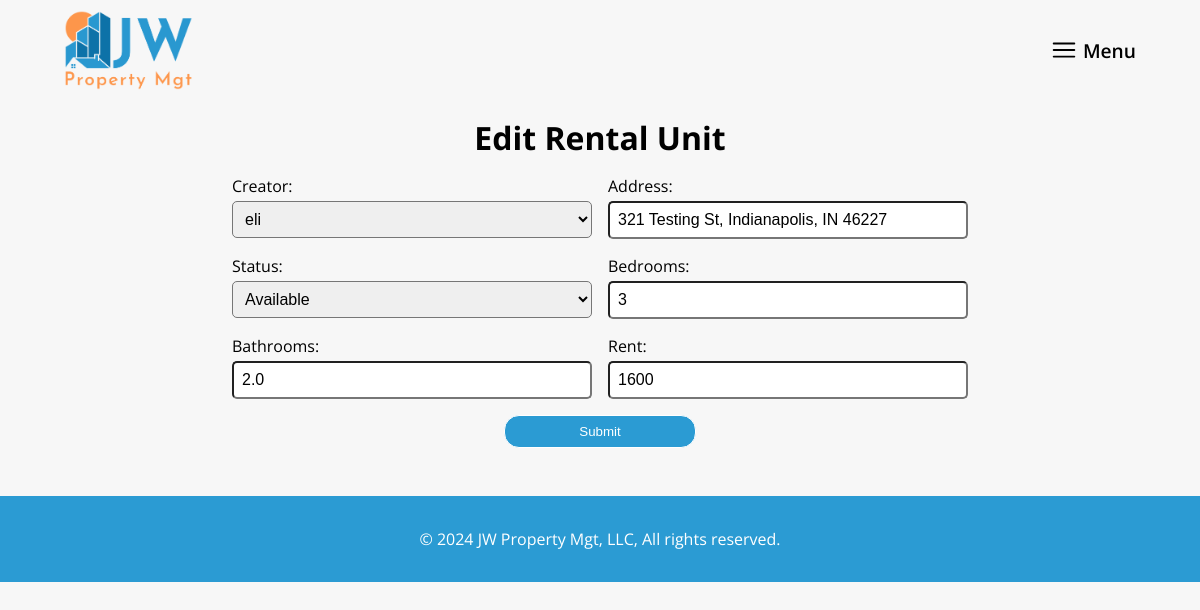
The page /edit_unit/1/ (signed in) on the database as committed earlier.
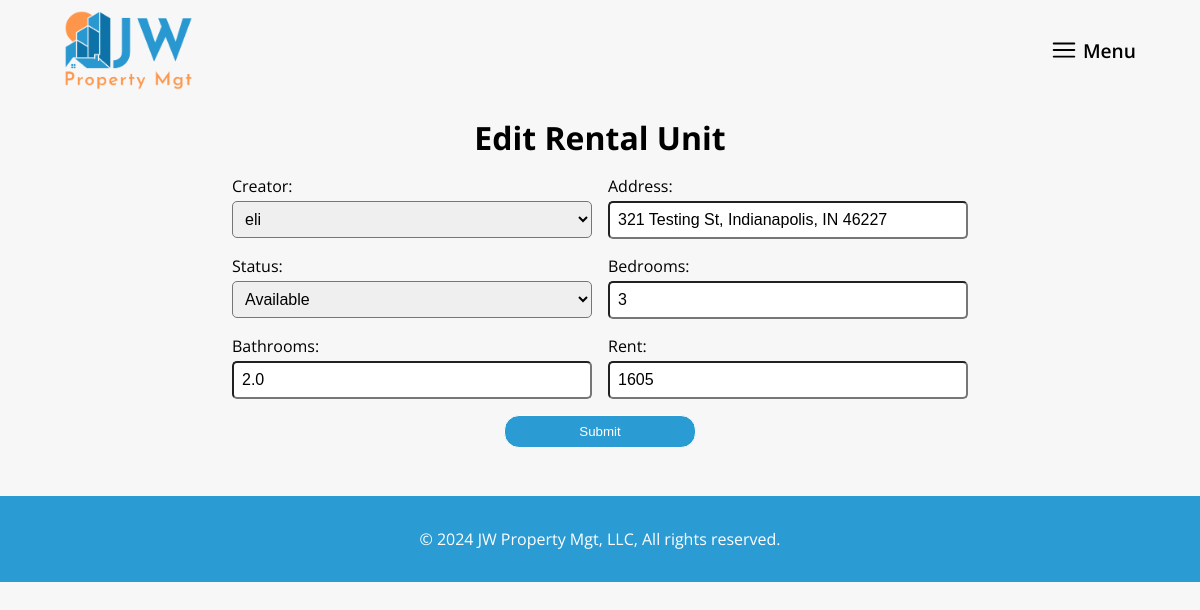
The same page on the database as committed later.
### mainsite/models.py (models this page shows, shortened)
class Unit(models.Model):
    STATUS_CHOICES = [
        ('available', 'Available'),
        ('rented', 'Rented'),
        ('pending', 'Pending'),
    ]
    creator = models.ForeignKey(settings.AUTH_USER_MODEL, on_delete=models.CASCADE)
    address = models.CharField(max_length=200)
    status = models.CharField(max_length=20, choices=STATUS_CHOICES, default='available')
    bedrooms = models.IntegerField()
    bathrooms = models.IntegerField()  # Change to IntegerField
    rent = models.IntegerField()
    created_date = models.DateTimeField(default=timezone.now)
    published_date = models.DateTimeField(default=timezone.now)

### mainsite/views.py (the view)
# urls.py: path('edit_unit/<int:unit_id>/', views.edit_unit, name='edit_unit'),
@login_required
def edit_unit(request, unit_id):
    unit = get_object_or_404(Unit, pk=unit_id)
    if request.method == 'POST':
        form = UnitForm(request.POST, instance=unit)
        if form.is_valid():
            form.save()
            return redirect('dashboard')
    else:
        form = UnitForm(instance=unit)
    return render(request, 'edit_unit.html', {'form': form, 'unit': unit})

### mainsite/forms.py
class UnitForm(forms.ModelForm):
    class Meta:
        model = Unit
        fields = ('creator', 'address', 'status', 'bedrooms', 'bathrooms', 'rent',)

### mainsite/templates/edit_unit.html
{% extends 'base.html' %}
{% block content %}
    <div class="header__background"></div>
    <div class="rentApp__Container">
        <h1 class="subpage__title">Edit Rental Unit</h1>
        {% if submit %}
            <div class="rentApp__successContainer">
                <h2 class="rentApp__success">Rental was updated successfully</h2>
                <a href="{% url 'main' %}" class="rentApp__toHome">Return to Home</a>
            </div>
        {% else %}
            <form method="POST" class="rentApp__editForm">{% csrf_token %}
                {{ form.as_p }}
                <button type="submit" class="rentApp__submitBtn">Submit</button>
            </form>
        {% endif %}
    </div>
{% endblock %}

Rows that differ between the two databases and show on the page:
changed Unit "eli": rent "1600" → "1605"
